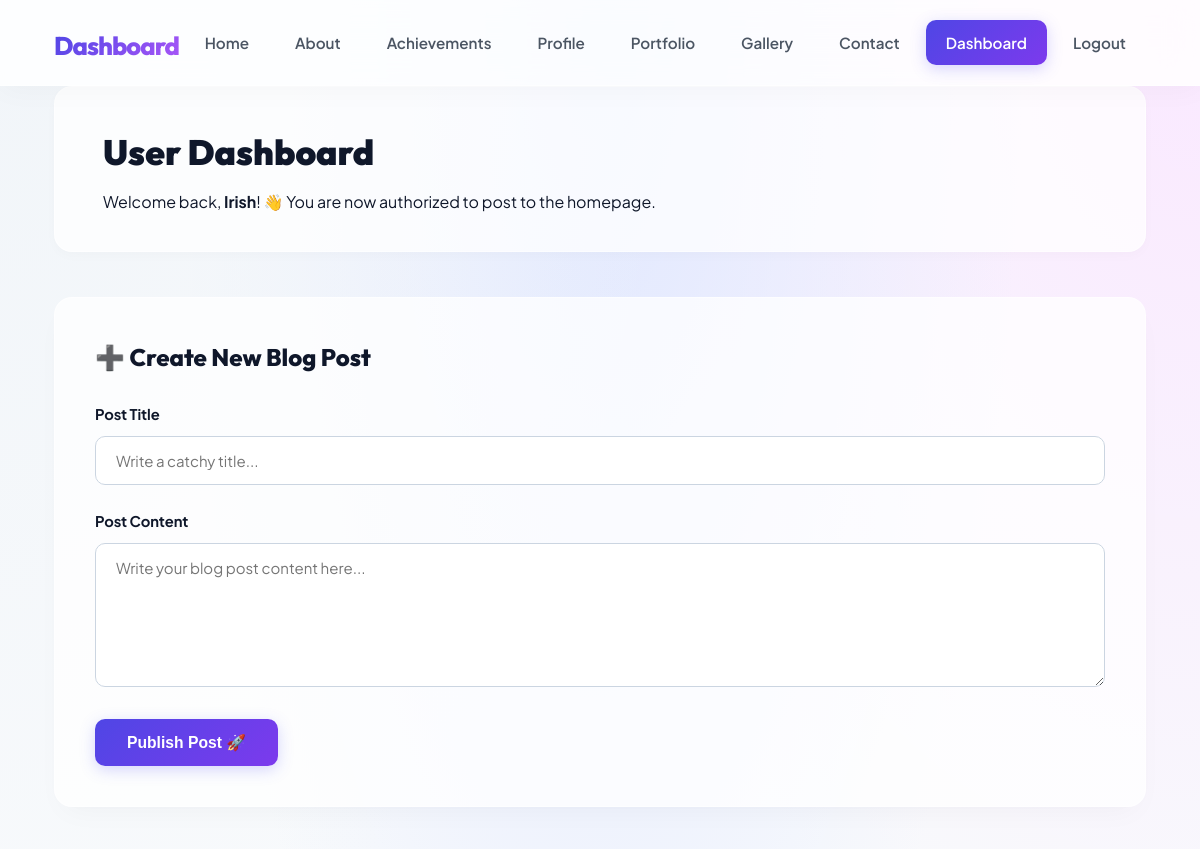
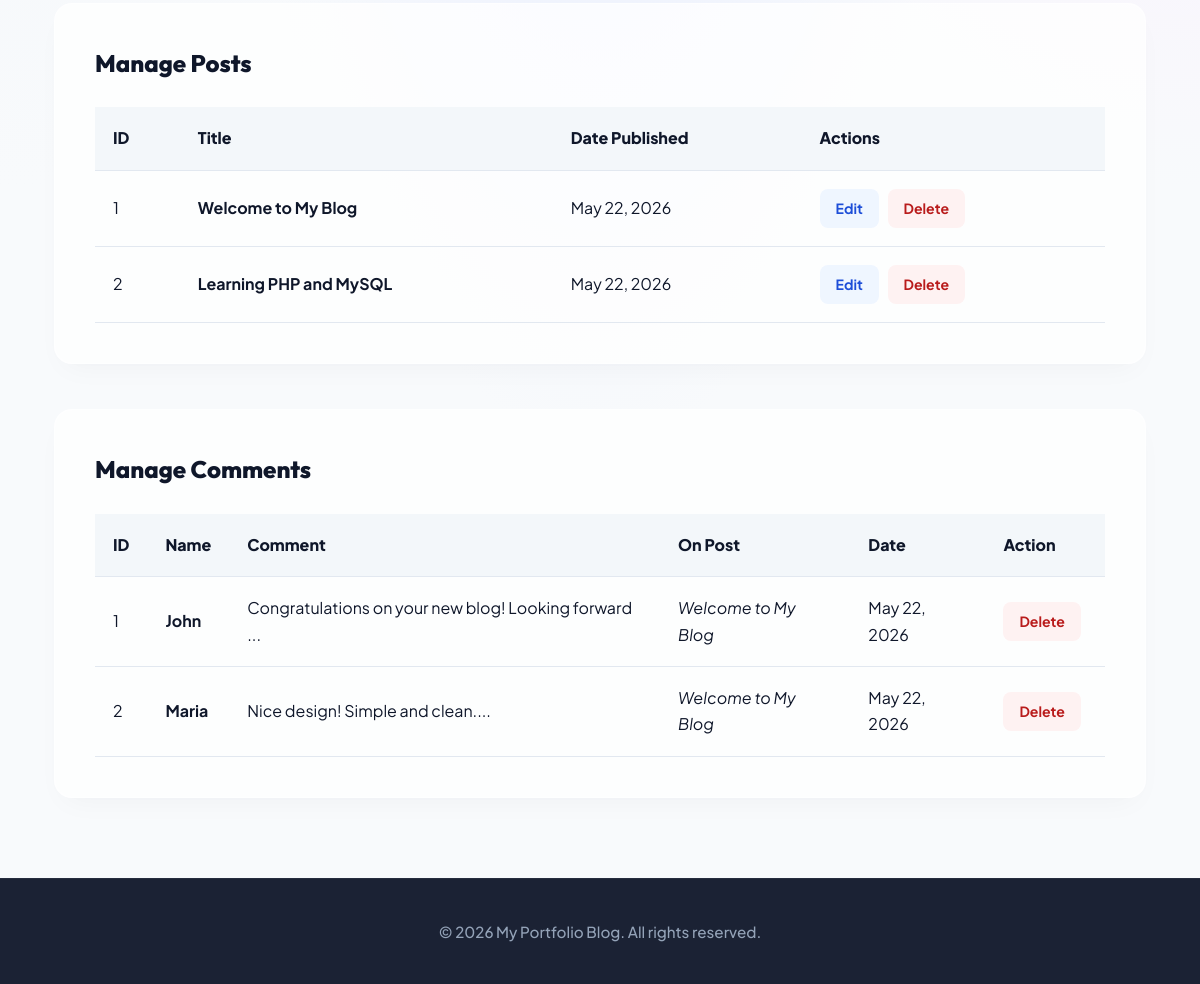
Page /index.php?page=login (signed in) on the committed database (2 pictures, top to bottom).
### tables this page shows
CREATE TABLE IF NOT EXISTS posts (
    id INT AUTO_INCREMENT PRIMARY KEY,
    title VARCHAR(200) NOT NULL,
    content TEXT NOT NULL,
    created_at TIMESTAMP DEFAULT CURRENT_TIMESTAMP
);

CREATE TABLE IF NOT EXISTS comments (
    id INT AUTO_INCREMENT PRIMARY KEY,
    post_id INT NOT NULL,
    name VARCHAR(100) NOT NULL,
    comment TEXT NOT NULL,
    created_at TIMESTAMP DEFAULT CURRENT_TIMESTAMP,
    FOREIGN KEY (post_id) REFERENCES posts(id) ON DELETE CASCADE
);

### includes/auth.php (called while the page is built, shortened)
<?php
function is_logged_in() {
    return isset($_SESSION['user_logged_in']) && $_SESSION['user_logged_in'] === true;
}
?>

### pages/login.php (the view, shortened to what this page needs)
<?php
$is_logged_in = is_logged_in();
$posts = $pdo->query("SELECT * FROM posts ORDER BY created_at DESC")->fetchAll(PDO::FETCH_ASSOC);
$comments = $pdo->query("
    SELECT c.*, p.title as post_title
    FROM comments c
    JOIN posts p ON c.post_id = p.id
    ORDER BY c.created_at DESC
")->fetchAll(PDO::FETCH_ASSOC);
$edit_post = null;
include 'includes/header.php';
?>
<main class="container">
    <?php if (!$is_logged_in): ?>
        <div class="auth-wrapper">
            <div class="auth-card signin-card">
                <h2>Sign In</h2>
                <p class="auth-subtitle">Welcome back! Please enter your credentials to login.</p>
                <?php if (isset($login_error)): ?>
                    <div class="error-msg"><?php echo $login_error; ?></div>
                <?php endif; ?>
                <form method="POST" action="index.php?page=login">
                    <div class="form-group">
                        <label for="signin-username">Username</label>
                        <input type="text" id="signin-username" name="username" required placeholder="Enter username...">
                    </div>
                    <div class="form-group">
                        <label for="signin-password">Password</label>
                        <input type="password" id="signin-password" name="password" required placeholder="Enter password...">
                    </div>
                    <button type="submit" name="login">Sign In 🔐</button>
                </form>
            </div>
            <div class="auth-card signup-card">
                <h2>Sign Up</h2>
                <p class="auth-subtitle">Create a new account to write posts on the home page!</p>
                <?php if (isset($reg_errors) && !empty($reg_errors)): ?>
                    <div class="error-msg">
                        <?php foreach ($reg_errors as $err): ?>
                            <p><?php echo htmlspecialchars($err); ?></p>
                        <?php endforeach; ?>
                    </div>
                <?php endif; ?>
                <form method="POST" action="index.php?page=login">
                    <div class="form-group">
                        <label for="signup-username">Desired Username *</label>
                        <input type="text" id="signup-username" name="username" required placeholder="Choose a username...">
                    </div>
                    <div class="form-group">
                        <label for="signup-password">Password *</label>
                        <input type="password" id="signup-password" name="password" required placeholder="Create a password...">
                    </div>
                    <div class="form-group">
                        <label for="signup-confirm-password">Confirm Password *</label>
                        <input type="password" id="signup-confirm-password" name="confirm_password" required placeholder="Repeat your password...">
                    </div>
                    <button type="submit" name="register" class="signup-btn">Sign Up & Join 🚀</button>
                </form>
            </div>
        </div>
    <?php else: ?>
        <div class="dashboard-header">
            <h2>User Dashboard</h2>
            <p>Welcome back, <strong><?php echo htmlspecialchars($_SESSION['username']); ?></strong>! 👋 You are now authorized to post to the homepage.</p>
        </div>
        <div class="form-card" id="create-post-form">
            <h3><?php echo $edit_post ? '✏️ Edit Post' : '➕ Create New Blog Post'; ?></h3>
            <form method="POST" action="index.php?page=login">
                <div class="form-group">
                    <label for="post-title">Post Title</label>
                    <input type="text" id="post-title" name="title" value="<?php echo $edit_post ? htmlspecialchars($edit_post['title']) : ''; ?>" required placeholder="Write a catchy title...">
                </div>
                <div class="form-group">
                    <label for="post-content">Post Content</label>
                    <textarea id="post-content" name="content" rows="6" required placeholder="Write your blog post content here..."><?php echo $edit_post ? htmlspecialchars($edit_post['content']) : ''; ?></textarea>
                </div>
                <button type="submit" name="<?php echo $edit_post ? 'update_post' : 'create_post'; ?>">
                    <?php echo $edit_post ? 'Update Post' : 'Publish Post 🚀'; ?>
                </button>
            </form>
        </div>
        <div class="data-table">
            <h3>Manage Posts</h3>
            <?php if (count($posts) > 0): ?>
                <table>
                    <thead>
                        <tr><th>ID</th><th>Title</th><th>Date Published</th><th>Actions</th></tr>
                    </thead>
                    <tbody>
                        <?php foreach ($posts as $post): ?>
                            <tr>
                                <td><?php echo $post['id']; ?></td>
                                <td><strong><?php echo htmlspecialchars($post['title']); ?></strong></td>
                                <td><?php echo date('M j, Y', strtotime($post['created_at'])); ?></td>
                                <td>
                                    <a href="index.php?page=login&edit_post=<?php echo $post['id']; ?>#create-post-form" class="edit-btn">Edit</a>
                                    <a href="index.php?page=login&delete_post=<?php echo $post['id']; ?>" class="delete-btn" onclick="return confirmDelete()">Delete</a>
                                </td>
                            </tr>
                        <?php endforeach; ?>
                    </tbody>
                </table>
            <?php else: ?>
                <p>No posts published yet. Create the first one above!</p>
            <?php endif; ?>
        </div>
        <div class="data-table">
            <h3>Manage Comments</h3>
            <?php if (count($comments) > 0): ?>
                <table>
                    <thead>
                        <tr><th>ID</th><th>Name</th><th>Comment</th><th>On Post</th><th>Date</th><th>Action</th></tr>
                    </thead>
                    <tbody>
                        <?php foreach ($comments as $comment): ?>
                            <tr>
                                <td><?php echo $comment['id']; ?></td>
                                <td><strong><?php echo htmlspecialchars($comment['name']); ?></strong></td>
                                <td><?php echo substr(htmlspecialchars($comment['comment']), 0, 50); ?>...</td>
                                <td><em><?php echo htmlspecialchars($comment['post_title']); ?></em></td>
                                <td><?php echo date('M j, Y', strtotime($comment['created_at'])); ?></td>
                                <td>
                                    <a href="index.php?page=login&delete_comment=<?php echo $comment['id']; ?>" class="delete-btn" onclick="return confirmDelete()">Delete</a>
                                </td>
                            </tr>
                        <?php endforeach; ?>
                    </tbody>
                </table>
            <?php else: ?>
                <p>No comments added yet.</p>
            <?php endif; ?>
        </div>
    <?php endif; ?>
</main>
<?php include 'includes/footer.php'; ?>

### index.php (shortened to what this page needs)
<?php
require_once 'includes/auth.php';
$page = isset($_GET['page']) ? trim($_GET['page']) : 'home';
$allowed_pages = [
    'home'         => 'pages/home.php',
    'about'        => 'pages/about.php',
    'achievements' => 'pages/achievements.php',
    'profile'      => 'pages/profile.php',
    'portfolio'    => 'pages/portfolio.php',
    'gallery'      => 'pages/gallery.php',
    'contact'      => 'pages/contact.php',
    'post'         => 'pages/post.php',
    'login'        => 'pages/login.php',
    'logout'       => 'pages/logout.php'
];
if (array_key_exists($page, $allowed_pages)) {
    include $allowed_pages[$page];
} else {
    include 'pages/home.php';
}
?>

### includes/header.php (shortened to what this page needs)
<?php
require_once __DIR__ . '/auth.php';
$current_page = isset($page) ? $page : (isset($_GET['page']) ? trim($_GET['page']) : 'home');
?>
<!DOCTYPE html>
<html lang="en">
<head>
    <link rel="stylesheet" href="assets/css/style.css">
</head>
<body>
    <header>
        <div class="container">
            <h1><a href="index.php"><?php echo (is_logged_in() && $current_page === 'login') ? 'Dashboard' : 'Irish Cueva'; ?></a></h1>
            <nav>
                <a href="index.php?page=home" class="<?php echo ($current_page === 'home' || $current_page === 'post') ? 'active' : ''; ?>">Home</a>
                <a href="index.php?page=about" class="<?php echo $current_page === 'about' ? 'active' : ''; ?>">About</a>
                <a href="index.php?page=achievements" class="<?php echo $current_page === 'achievements' ? 'active' : ''; ?>">Achievements</a>
                <a href="index.php?page=profile" class="<?php echo $current_page === 'profile' ? 'active' : ''; ?>">Profile</a>
                <a href="index.php?page=portfolio" class="<?php echo $current_page === 'portfolio' ? 'active' : ''; ?>">Portfolio</a>
                <a href="index.php?page=gallery" class="<?php echo $current_page === 'gallery' ? 'active' : ''; ?>">Gallery</a>
                <a href="index.php?page=contact" class="<?php echo $current_page === 'contact' ? 'active' : ''; ?>">Contact</a>
                <?php if (is_logged_in()): ?>
                    <a href="index.php?page=login" class="<?php echo $current_page === 'login' ? 'active' : ''; ?>">Dashboard</a>
                    <a href="index.php?page=logout" onclick="return confirmLogout()">Logout</a>
                <?php else: ?>
                    <a href="index.php?page=login" class="<?php echo $current_page === 'login' ? 'active' : ''; ?>">Login</a>
                <?php endif; ?>
            </nav>
        </div>
    </header>

### includes/footer.php (shortened to what this page needs)
<?php
$current_page = isset($page) ? $page : (isset($_GET['page']) ? trim($_GET['page']) : 'home');
$footer_text = ($current_page === 'login' || $current_page === 'post') ? 'My Portfolio Blog' : 'Irish Cueva';
?>
    <footer>
        <div class="container">
            <p>&copy; <?php echo date('Y'); ?> <?php echo htmlspecialchars($footer_text); ?>. All rights reserved.</p>
        </div>
    </footer>
</body>
</html>

### rows in the picture
posts: id "1", title "Welcome to My Blog", created_at "May 22, 2026"
posts: id "2", title "Learning PHP and MySQL", created_at "May 22, 2026"
comments: id "1", name "John", comment "Congratulations on your new blog! Looking forward", post.title "Welcome to My Blog", created_at "May 22, 2026"
comments: id "2", name "Maria", comment "Nice design! Simple and clean.", post.title "Welcome to My Blog", created_at "May 22, 2026"

### other values in the picture
$_SESSION['username'] "Irish"
$footer_text "My Portfolio Blog"
